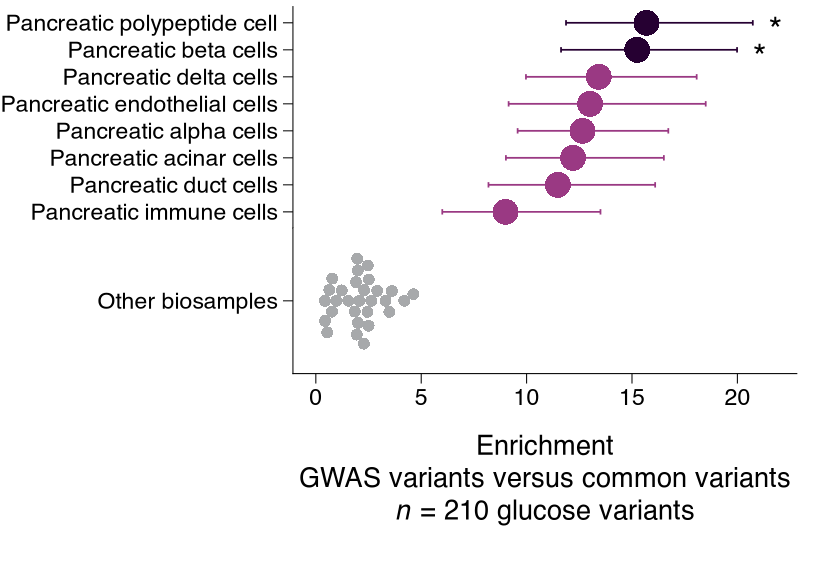

Recreate this plot in R.
# Fig 5d — enrichment of fine-mapped random-glucose GWAS variants in scE2G-Multiome predictions per cell
# type: eight pancreatic cell types as a dot-with-CI plot (islet cell types in dark purple) over a grey
# beeswarm of all other biosamples. Two ggplots stacked with patchwork, sharing one y axis line.
#
# Measured from the published vector panel (Fig. 5 is printed at 95 %; values here are / 0.95):
#   panels : 42.8 mm wide; rows 18.8 mm (8 rows, 6.5 pt each, 0.6-row padding) over 12.4 mm (swarm);
#            x 0-21.7 with the default 5 % expansion, breaks every 5; no x axis on the upper panel;
#   dots   : 6.2 pt, #260032 (islet) / #9A3983 (other), CI line 0.42 pt with 1.3 pt end caps in the same
#            colour; 8.5 pt star 3.8 pt right of the CI for the two significant rows;
#   swarm  : 29 points, 2.9 pt, #A7A9AB, positions digitised (figures/data/fig5d_swarm.csv). The layout is a
#            beeswarm "swarm" packing (every point touches a neighbour at ~1 diameter, 7 sit on the centre
#            line), not quasirandom; ggbeeswarm::geom_beeswarm(method = "swarm", cex = 5.9) at this panel size
#            gives an equivalent but not identical packing, so the digitised positions are used;
#   x title: three lines, "Enrichment" / comparison / italic n, 6.5 pt, 1.2 line spacing.
#
#   Rscript figures/fig5d_pointrange.R   # -> figures/fig5d_pointrange.{pdf,png}
suppressPackageStartupMessages({ library(ggplot2); library(dplyr); library(patchwork) })
source("R/theme_sce2g.R")
S <- sce2g$type$size_pt
txt <- function(size = S$tick_label) size / .pt
k <- 1 / 0.95                                             # print -> design scale

d <- read.csv("figures/data/fig5d_values.csv") %>% mutate(cell_type = factor(cell_type, rev(cell_type)), colour = ifelse(group == "islet", "#260032", "#9A3983"))
swarm <- read.csv("figures/data/fig5d_swarm.csv")
xlim <- c(-1.086, 22.82); cap <- 0.1                      # cap half-height in row units (1.3 pt of a 6.5 pt row)
common <- list(scale_x_continuous(breaks = seq(0, 20, 5)), scale_colour_identity(), theme_sce2g())

p_top <- ggplot(d, aes(y = cell_type, colour = colour)) +
  geom_segment(aes(x = lo, xend = hi, yend = cell_type), linewidth = pt_mm(0.401 * k)) +
  geom_segment(aes(x = lo, xend = lo, y = as.numeric(cell_type) - cap, yend = as.numeric(cell_type) + cap), linewidth = pt_mm(0.401 * k)) +
  geom_segment(aes(x = hi, xend = hi, y = as.numeric(cell_type) - cap, yend = as.numeric(cell_type) + cap), linewidth = pt_mm(0.401 * k)) +
  geom_point(aes(x = enrichment), size = 5.92 * k / .pt / 0.75, stroke = 0, shape = 16) +
  geom_text(data = filter(d, group == "islet"), aes(x = hi + 0.75, y = as.numeric(cell_type) - 0.7, label = "*"),
            colour = "black", size = txt(8.5), family = sce2g_font, hjust = 0, vjust = 0) +
  common + coord_cartesian(xlim = xlim, ylim = c(0.4, 8.6), expand = FALSE, clip = "off") + labs(x = NULL, y = NULL) +
  theme(axis.line.x = element_blank(), axis.ticks.x = element_blank(), axis.text.x = element_blank(), plot.margin = margin(4, 8, 0, 4))

# lower panel: y in printed pt around the swarm centre line; the three-line x title is drawn here (clip off)
h <- 33.31 / 2; ty <- -(h + c(14.0, 21.4, 28.8))   # line tops (baselines 18.7/26.1/33.5 pt below the axis, minus the 4.7 pt cap height)
p_bot <- ggplot(swarm, aes(enrichment, y_offset_pt)) +
  geom_point(size = 2.721 * k / .pt / 0.75, stroke = 0, shape = 16, colour = "#A7A9AB") +
  annotate("text", x = mean(xlim), y = ty[1], label = "Enrichment", size = txt(S$axis_title), family = sce2g_font, vjust = 1) +
  annotate("text", x = mean(xlim), y = ty[2], label = "GWAS variants versus common variants", size = txt(S$axis_title), family = sce2g_font, vjust = 1) +
  annotate("text", x = mean(xlim), y = ty[3], label = "italic(n)*' = 210 glucose variants'", parse = TRUE, size = txt(S$axis_title), family = sce2g_font, vjust = 1) +
  scale_y_continuous(breaks = 0, labels = "Other biosamples") +
  common + coord_cartesian(xlim = xlim, ylim = c(-h, h), expand = FALSE, clip = "off") + labs(x = NULL, y = NULL) +
  theme(axis.ticks.y = element_line(), plot.margin = margin(0, 8, 40, 4))

fig <- (p_top / p_bot) + plot_layout(widths = unit(115.315 * k, "pt"), heights = unit(c(50.677, 33.307) * k, "pt"))
save_panel(fig, "figures/fig5d_pointrange.pdf", width_mm = 69, height_mm = 48)
save_panel(fig, "figures/fig5d_pointrange.png", width_mm = 69, height_mm = 48)
cat("wrote figures/fig5d_pointrange.{pdf,png}\n")
